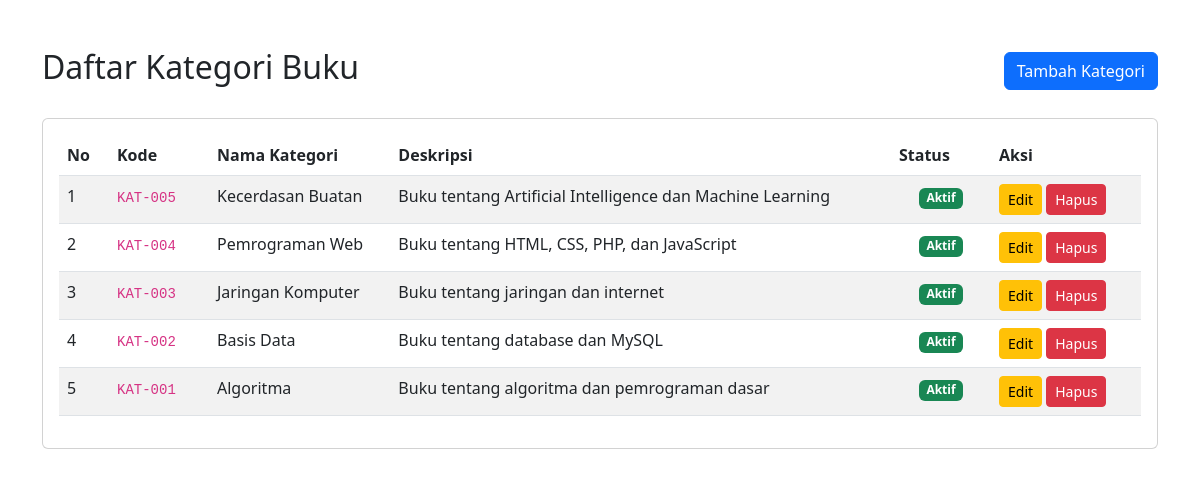
The app's page /UTS_60324002/index.php with its own data.
### tables this page shows
CREATE TABLE `kategori` (
  `id_kategori` int(11) NOT NULL,
  `kode_kategori` varchar(10) NOT NULL,
  `nama_kategori` varchar(50) NOT NULL,
  `deskripsi` text DEFAULT NULL,
  `status` enum('Aktif','Nonaktif') DEFAULT 'Aktif',
  `created_at` timestamp NOT NULL DEFAULT current_timestamp()
);

### UTS_60324002/index.php (the view, shortened to what this page needs)
<!DOCTYPE html>
<html lang="id">
<head>
    <link href="https://cdn.jsdelivr.net/npm/bootstrap@5.3.0/dist/css/bootstrap.min.css" rel="stylesheet">
</head>
<body>
    <?php
    require_once 'config/database.php';
    $query = "SELECT * FROM kategori ORDER BY id_kategori DESC";
    $stmt = $conn->prepare($query);
    $stmt->execute();
    $result = $stmt->get_result();
    ?>
    <div class="container mt-5">
        <div class="d-flex justify-content-between align-items-center mb-4">
            <h2>Daftar Kategori Buku</h2>
            <a href="create.php" class="btn btn-primary">Tambah Kategori</a>
        </div>
        <div class="card">
            <div class="card-body">
                <table class="table table-striped">
                    <thead>
                        <tr>
                            <th width="50">No</th>
                            <th width="100">Kode</th>
                            <th>Nama Kategori</th>
                            <th>Deskripsi</th>
                            <th width="100">Status</th>
                            <th width="150">Aksi</th>
                        </tr>
                    </thead>
                    <tbody>
                        <?php
                        $no = 1;
                        while($row = $result->fetch_assoc()) :
                        ?>
                        <tr>
                            <td><?php echo $no++; ?></td>
                            <td><code><?php echo htmlspecialchars($row['kode_kategori']); ?></code></td>
                            <td><?php echo htmlspecialchars($row['nama_kategori']); ?></td>
                            <td><?php echo htmlspecialchars($row['deskripsi']); ?></td>
                            <td class="text-center">
                                <?php if ($row['status'] == 'Aktif'): ?>
                                    <span class="badge bg-success">Aktif</span>
                                <?php else: ?>
                                    <span class="badge bg-danger">Nonaktif</span>
                                <?php endif; ?>
                            </td>
                            <td>
                                <a href="edit.php?id_kategori=<?= $row['id_kategori']; ?>"
                                    class="btn btn-warning btn-sm">Edit
                                </a>
                                <button onclick="confirmDelete(<?= $row['id_kategori']; ?>)"
                                    class="btn btn-danger btn-sm">Hapus
                                </button>
                            </td>
                        </tr>
                        <?php endwhile; ?>
                    </tbody>
                </table>
            </div>
        </div>
    </div>
</body>
</html>

### records on screen
kategori: kode_kategori "KAT-005", nama_kategori "Kecerdasan Buatan", deskripsi "Buku tentang Artificial Intelligence dan Machine Learning", status "Aktif"
kategori: kode_kategori "KAT-004", nama_kategori "Pemrograman Web", deskripsi "Buku tentang HTML, CSS, PHP, dan JavaScript", status "Aktif"
kategori: kode_kategori "KAT-003", nama_kategori "Jaringan Komputer", deskripsi "Buku tentang jaringan dan internet", status "Aktif"
kategori: kode_kategori "KAT-002", nama_kategori "Basis Data", deskripsi "Buku tentang database dan MySQL", status "Aktif"
kategori: kode_kategori "KAT-001", nama_kategori "Algoritma", deskripsi "Buku tentang algoritma dan pemrograman dasar", status "Aktif"
